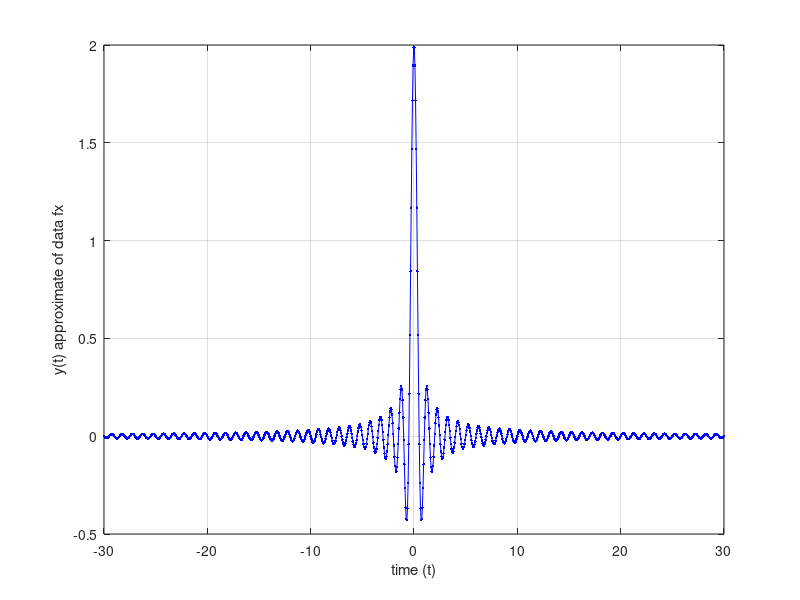

Source code (MATLAB):
t=linspace(-30,30,1000);
l=1000;
y=sin(2*pi*t*l)./(pi*t);
plot(t,y,'b.-');
xlabel('time (t)');
ylabel('y(t) approximate of data fx');
grid on
